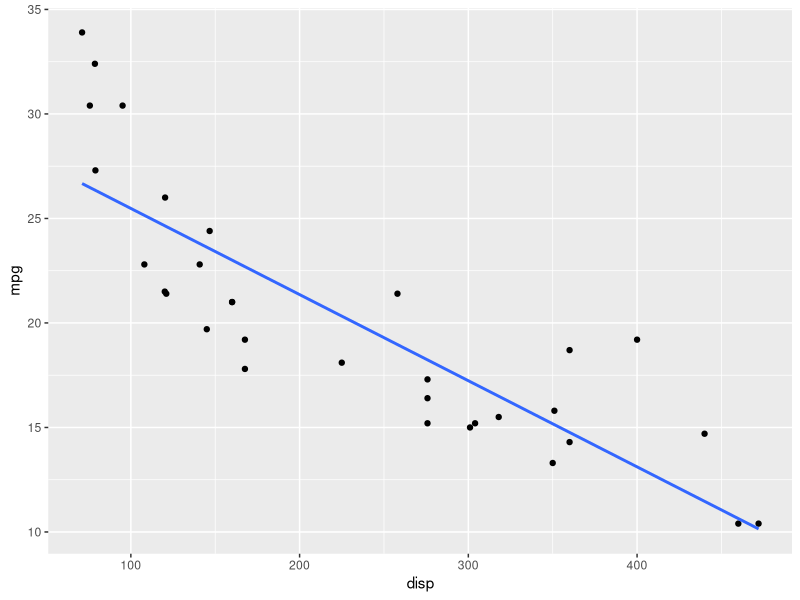

Source code (R): (Note: this script raises an error after producing the figure.)
## ---- chunk 1
knitr::opts_chunk$set(comment = "", warning = F)
library(ggplot2)
library(magrittr)
library(dplyr)
library(gridExtra)
## ---- chunk 2
str(mtcars)
## ---- chunk 3
lm(formula = mpg ~ disp, data = mtcars)
## ---- chunk 4
summary(lm(mpg ~ disp, mtcars))$coef %>% round(3)
## ---- chunk 5
ggplot(mtcars, aes(disp, mpg)) +
  geom_point() +
  geom_smooth(method = "lm", se = F)
## ---- chunk 6
knitr::include_graphics("dummies.png")
## ---- chunk 7
lm(mpg ~ factor(gear), mtcars)
## ---- chunk 8
grid.arrange(
  mtcars %>% filter(gear != 5) %>%  
    ggplot(aes(gear, mpg)) + 
    geom_point() + 
    geom_smooth(method = "lm", se = F) + 
    scale_x_continuous(breaks = c(3, 4)) +
    ggtitle("slope for gear = 4"),
  mtcars %>% filter(gear != 4) %>% 
    ggplot(aes(gear, mpg)) + 
    geom_point() + 
    geom_smooth(method = "lm", se = F) + 
    scale_x_continuous(breaks = c(3, 5)) +
    ggtitle("slope for gear = 5"),
  nrow = 1)
## ---- chunk 9
summary(lm(formula = mpg ~ factor(gear), data = mtcars))
## ---- chunk 10
anova(lm(formula = mpg ~ 1, data = mtcars),
      lm(formula = mpg ~ gear, data = mtcars),
      lm(formula = mpg ~ factor(gear), data = mtcars))
## ---- chunk 11
c(lm(formula = mpg ~ disp, data = mtcars)$coef[2], 
  lm(formula = mpg ~ gear, data = mtcars)$coef[2])
## ---- chunk 12
lm(formula = mpg ~ disp + gear, data = mtcars)$coef[2:3]
## ---- chunk 13
summary(lm(formula = mpg ~ disp * factor(gear), data = mtcars)) 
## ---- chunk 14
grid.arrange(
  
  ggplot(mtcars, aes(disp, mpg, col = factor(gear))) +
  geom_point() +
  geom_line(aes(y = predict(lm(mpg ~ disp + factor(gear), mtcars))), linewidth = 1) +
    ggtitle("main effects model"),
  
  ggplot(mtcars, aes(disp, mpg, col = factor(gear))) +
  geom_point() +
  geom_smooth(method = "lm", se = F) +
    ggtitle("interaction model"),
  
  nrow = 1)
## ---- chunk 15
anova(lm(formula = mpg ~ 1, data = mtcars),
      lm(formula = mpg ~ disp, mtcars),
      lm(formula = mpg ~ disp + factor(gear), mtcars),
      lm(formula = mpg ~ disp * factor(gear), mtcars))

## ---- chunk 16
plot(lm(formula = mpg ~ disp * factor(gear), data = mtcars), which = 1)
## ---- chunk 17
plot(lm(formula = mpg ~ disp * factor(gear), data = mtcars), which = 2)
## ---- chunk 18
plot(lm(formula = mpg ~ disp * factor(gear), mtcars), which = 3)
## ---- chunk 19
plot(lm(formula = mpg ~ disp * factor(gear), data = mtcars), which = 5)
